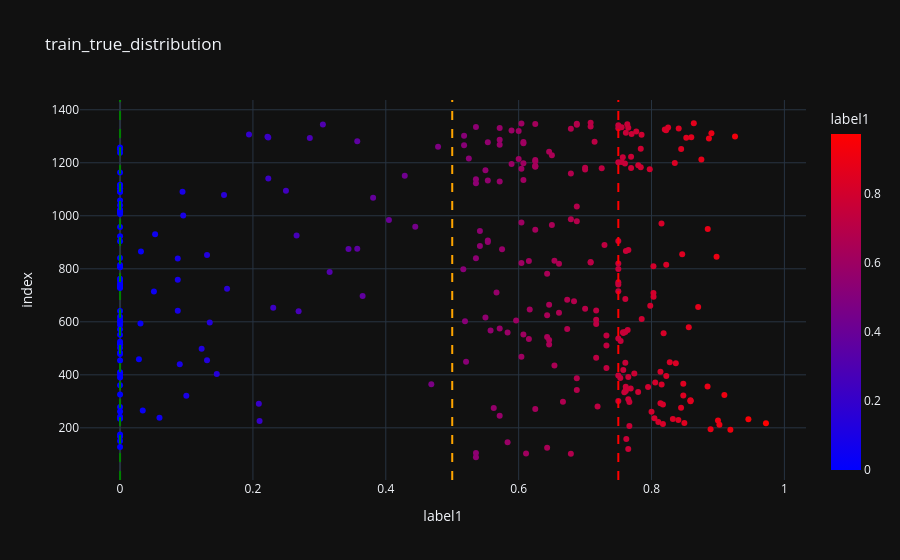
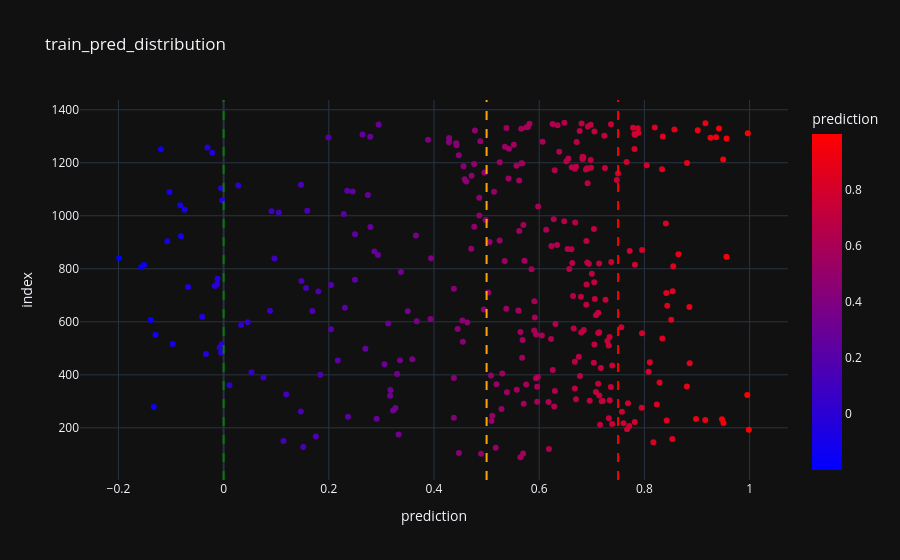

The notebook cell these images were saved under, in order:
### Code cell
import plotly.express as px

train_preds = model.predict(X_train)

compound_train_preds = base_y_train.copy(deep=True)
print(compound_train_preds.shape)
compound_train_preds["prediction"] = train_preds

fig = px.scatter(
    compound_train_preds,
    x=TARGET_COLUMN,
    y=compound_train_preds.index,
    color=TARGET_COLUMN,
    color_continuous_scale=["blue", "red"],  # for binary
    hover_data=["ID", "grade", "speed", "label1", "task"],
    title="train_true_distribution"
)
fig.add_vline(x=0.0 if SCALE_TYPE == "lower_is_better" else 1.0, line_dash="dash", line_color="green")
fig.add_vline(x=0.5 if SCALE_TYPE == "lower_is_better" else 0.75, line_dash="dash", line_color="orange")
fig.add_vline(x=0.75 if SCALE_TYPE == "lower_is_better" else 0.0, line_dash="dash", line_color="red")
fig.show("train_true_distribution")

fig = px.scatter(
    compound_train_preds,
    x="prediction",
    y=compound_train_preds.index,
    color="prediction",
    color_continuous_scale=["blue", "red"],  # for binary
    hover_data=["ID", "grade", "speed", "label1", "task"],
    title="train_pred_distribution"
)
fig.add_vline(x=0.0 if SCALE_TYPE == "lower_is_better" else 1.0, line_dash="dash", line_color="green")
fig.add_vline(x=0.5 if SCALE_TYPE == "lower_is_better" else 0.75, line_dash="dash", line_color="orange")
fig.add_vline(x=0.75 if SCALE_TYPE == "lower_is_better" else 0.0, line_dash="dash", line_color="red")
fig.show("train_pred_distribution")

### Figure 1 — Plotly figure (JSON) as saved in the notebook; plotly's stock layout.template omitted (floating-point values rounded to 4 significant figures; data arrays with more than 128 entries replaced by an {"elided": "..."} marker saying what was removed)
{"data": [{"customdata": {"elided": "313x4 mixed values"}, "hovertemplate": "label1=%{marker.color}<br>index=%{y}<br>ID=%{customdata[0]}<br>grade=%{customdata[1]}<br>speed=%{customdata[2]}<br>task=%{customdata[3]}<extra></extra>", "legendgroup": "", "marker": {"color": {"elided": "313 float values"}, "coloraxis": "coloraxis", "symbol": "circle"}, "mode": "markers", "name": "", "orientation": "v", "showlegend": false, "x": {"elided": "313 float values"}, "xaxis": "x", "y": {"elided": "313 int values"}, "yaxis": "y", "type": "scatter"}], "layout": {"xaxis": {"anchor": "y", "domain": [0.0, 1.0], "title": {"text": "label1"}}, "yaxis": {"anchor": "x", "domain": [0.0, 1.0], "title": {"text": "index"}}, "coloraxis": {"colorbar": {"title": {"text": "label1"}}, "colorscale": [[0.0, "blue"], [1.0, "red"]]}, "legend": {"tracegroupgap": 0}, "title": {"text": "train_true_distribution"}, "shapes": [{"line": {"color": "green", "dash": "dash"}, "type": "line", "x0": 0.0, "x1": 0.0, "xref": "x", "y0": 0, "y1": 1, "yref": "y domain"}, {"line": {"color": "orange", "dash": "dash"}, "type": "line", "x0": 0.5, "x1": 0.5, "xref": "x", "y0": 0, "y1": 1, "yref": "y domain"}, {"line": {"color": "red", "dash": "dash"}, "type": "line", "x0": 0.75, "x1": 0.75, "xref": "x", "y0": 0, "y1": 1, "yref": "y domain"}]}}

### Figure 2 — Plotly figure (JSON) as saved in the notebook; plotly's stock layout.template omitted (floating-point values rounded to 4 significant figures; data arrays with more than 128 entries replaced by an {"elided": "..."} marker saying what was removed)
{"data": [{"customdata": {"elided": "313x5 mixed values"}, "hovertemplate": "prediction=%{marker.color}<br>index=%{y}<br>ID=%{customdata[0]}<br>grade=%{customdata[1]}<br>speed=%{customdata[2]}<br>label1=%{customdata[3]}<br>task=%{customdata[4]}<extra></extra>", "legendgroup": "", "marker": {"color": {"elided": "313 float values"}, "coloraxis": "coloraxis", "symbol": "circle"}, "mode": "markers", "name": "", "orientation": "v", "showlegend": false, "x": {"elided": "313 float values"}, "xaxis": "x", "y": {"elided": "313 int values"}, "yaxis": "y", "type": "scatter"}], "layout": {"xaxis": {"anchor": "y", "domain": [0.0, 1.0], "title": {"text": "prediction"}}, "yaxis": {"anchor": "x", "domain": [0.0, 1.0], "title": {"text": "index"}}, "coloraxis": {"colorbar": {"title": {"text": "prediction"}}, "colorscale": [[0.0, "blue"], [1.0, "red"]]}, "legend": {"tracegroupgap": 0}, "title": {"text": "train_pred_distribution"}, "shapes": [{"line": {"color": "green", "dash": "dash"}, "type": "line", "x0": 0.0, "x1": 0.0, "xref": "x", "y0": 0, "y1": 1, "yref": "y domain"}, {"line": {"color": "orange", "dash": "dash"}, "type": "line", "x0": 0.5, "x1": 0.5, "xref": "x", "y0": 0, "y1": 1, "yref": "y domain"}, {"line": {"color": "red", "dash": "dash"}, "type": "line", "x0": 0.75, "x1": 0.75, "xref": "x", "y0": 0, "y1": 1, "yref": "y domain"}]}}
